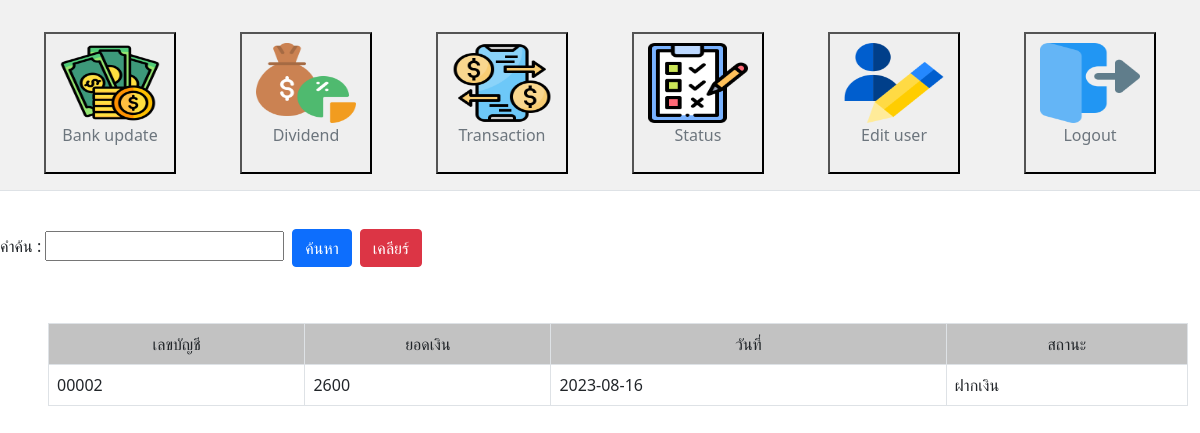
Page /admin.php (signed in) on the committed database.
### tables this page shows
CREATE TABLE `transaction` (
  `bank_atm_id` int(10) NOT NULL,
  `acc_num` varchar(5) NOT NULL,
  `amount` decimal(10,0) NOT NULL,
  `datetime` date NOT NULL DEFAULT current_timestamp(),
  `type` varchar(50) NOT NULL
);

### admin.php (the view, shortened to what this page needs)
<?php
    include("connect.php");
    if(isset($_SESSION["email"]))
    {
?>
<!DOCTYPE html>
<html lang="en">
<head>
</head>
<body>
    <div style="background-color:#F1F1F1">
        <header class="d-flex flex-wrap align-items-center justify-content-center py-3 mb-4 border-bottom">
            <ul class="nav col-12 col-md-auto mb-2 justify-content-center mb-md-0">
            <li style="margin:auto 2em;"><a href="atm.php" class="nav-link px-2 link-secondary"><button><img
                                src="img/money-bag-icon.png" alt="โฮม" class="icon" width="100" height="80">
                            <p>Bank update</p></a></li>
            <li style="margin:auto 2em;"><a href="dividend_admin.php" class="nav-link px-2 link-secondary"><button><img
                                src="img/dividend-icon.png" alt="โฮม" class="icon" width="100" height="80">
                            <p>Dividend</p></a></li>
                <li style="margin:auto 2em;"><a href="admin.php" class="nav-link px-2 link-secondary"><button><img
                                src="img/transaction-icon.png" alt="โฮม" class="icon" width="100" height="80">
                            <p>Transaction</p></a></li>
                <li style="margin:auto 2em;"><a href="status.php"
                        class="nav-link px-2 link-secondary"><button><img src="img/status-icon.png" alt="โฮม" class="icon"
                                width="100" height="80">
                            <p>Status</p></a></li>
                <li style="margin:auto 2em;"><a href="admin_edit.php"
                        class="nav-link px-2 link-secondary"><button><img src="img/edit-user-icon.png" alt="โฮม" class="icon"
                                width="100" height="80">
                            <p>Edit user</p></a></li>
                <li style="margin:auto 2em;"><a href="logout.php" onclick="return confirm('ยืนยันการออกจากระบบ')" class="nav-link px-2 link-secondary"><button><img
                                src="img/logout-icon.png" alt="โฮม" class="icon" width="100" height="80">
                            <p>Logout</p></a></li>
            </ul>
    </div>
<?php
        $sql = "SELECT * FROM `transaction`";
        $res = mysqli_query($conn, $sql)or die("[ERROR]");
        echo '<link href="https://cdn.jsdelivr.net/npm/bootstrap@5.0.2/dist/css/bootstrap.min.css" rel="stylesheet">';
        echo "<table class='table table-bordered table-striped container m-5'>";
        echo "<tr align='center' bgcolor='#CCCCCC'>
        <td>เลขบัญชี</td>
        <td>ยอดเงิน</td>
        <td>วันที่</td>
        <td>สถานะ</td>
        </tr>";
        $keyword = "";
        echo "<form action='{$_SERVER['PHP_SELF']}' method='GET'>";
        echo "คำค้น : <input type='text' name='keyword' value='$keyword' class='mt-3'>";
        echo "<input type='submit' name='sSubmit' value='ค้นหา' class='btn btn-primary m-2'>";
        echo "<input type='submit' name='cSubmit' value='เคลียร์' class='btn btn-danger' onclick='location.href=\"./\"'>";
        echo "</form>";
        while($row = mysqli_fetch_assoc($res))
        {
            echo "<tr>";
            echo "<td>" .$row["acc_num"] .  "</td> ";
            echo "<td>" .$row["amount"] .  "</td> ";
            echo "<td>" .$row["datetime"] .  "</td> ";
            echo "<td>" .$row["type"] .  "</td> ";
        }
        echo "</table>";
    }
?>
</body>
</html>

### rows in the picture
transaction: acc_num "00002", amount "2600", datetime "2023-08-16", type "ฝากเงิน"
